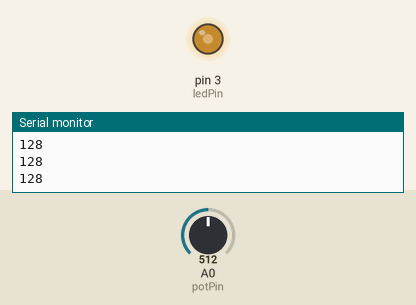
Bench run of a sketch on a simulated Arduino Uno, built with avr-gcc and run on an emulated ATmega328P. On the bench: output pins drawn as LEDs (lit = HIGH), the last lines printed to the serial monitor. The inputs (shaded band) are chosen by the test bench; at power-on: A0 (potPin) = 512.

Above: at 1.2 s.
1.3 s: A0 (potPin) set to 716
At 1.9 s:
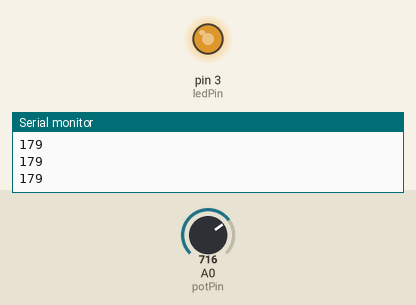
2.8 s: A0 (potPin) set to 900
At 3.1 s:
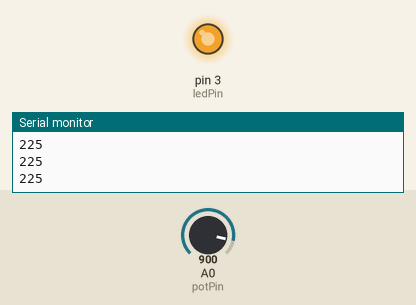
4.3 s: A0 (potPin) set to 122
At 5.3 s:
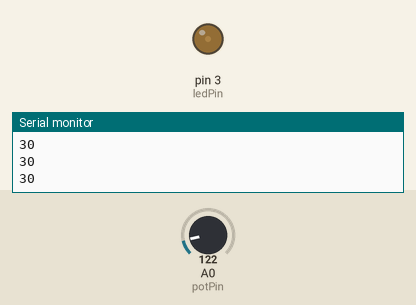
5.8 s: A0 (potPin) set to 0
At 6.5 s:
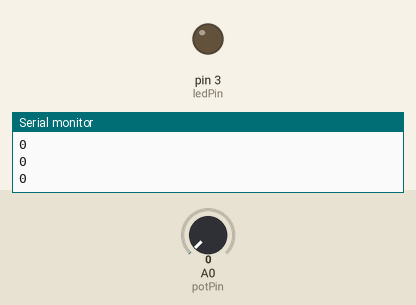
Timing chart, 0 to 8.3 s (numbered marks = the images above; inputs shaded):
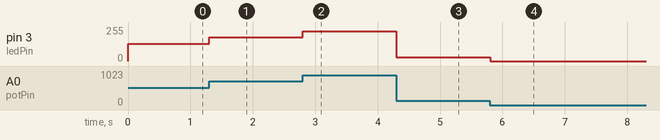

The sketch:

ex02_LED_potentiometer_dimmer.ino
```cpp
/*
  Programme pour mesurer la position d’un potentiomètre
  et l’utiliser pour contrôler le rythme de clignotement d'une LED.

  Matériel :
    - Arduino Uno
    - LED
    - Résistance 330 ohm
    - Potentiometer
    - Breadboard
    - Câbles

  Connectique :
    - LED + connecté au pin 13
    - LED — connecté à la résistance 220 ohm
    - Résistance 220 ohm connectée au GND
    - Potentiomètre broche ext 1 connectée au 5V
    - Potentiomètre broche ext 2 connectée au GND
    - Potentiomètre broche centrale connectée au pin ANALOG IN A0
*/

// 1 - Entête du programme
// espace pour déclarer des librairies externes
// #include <nomDeLaLibrairie>

// définir des constantes
// const type nom = valeur;  ou  #define nom valeur;

// déclarer des variables globales qui seront modifiées lors de l'éxécution du programme
// type nom;

int potPin = A0;       // Le potentiomètre est connecté au analog pin A0
int ledPin = 3;       // Le LED est connecté au digital pin 13
int potValue;          // Déclaration d'une variable entière pour stocker la valeur du potentiomètre

// 2 - Fonction setup()
void setup(){
  // commandes exécutées une seule fois, au lancement du programme
  Serial.begin(9600);      // open the serial port at 9600 bps:
  pinMode(ledPin, OUTPUT);      // pour utiliser la broche 13 pour allumer une LED il faut la configurer comme sortie
}

// 3 - Fonction loop()
void loop(){
  // commandes exécutées cycliquement
  potValue = analogRead(potPin);      // potValue prend une valeur entre 0 et 1023, en fonction de la position du potPin
  analogWrite(ledPin, potValue / 4);  // analogWrite des valeurs comprises entre 0 et 255
  Serial.println(potValue/4);
}
```

Measured:
- after the input at 1.3 s, pin 3 (ledPin): 128/255 → 179/255 at once
- after the input at 2.8 s, pin 3 (ledPin): 179/255 → 225/255 at once
- after the input at 4.3 s, pin 3 (ledPin): 225/255 → 30/255 at once
- after the input at 5.8 s, pin 3 (ledPin): 30/255 → 0/255 at once
